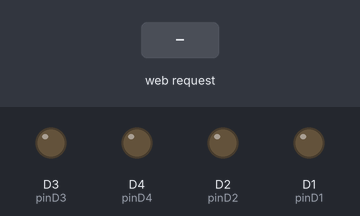
Simulated run of this sketch. Board: ESP8266 (Wemos D1 mini). On the bench: output pins drawn as LEDs (lit = HIGH). The test bench sets the inputs (shaded band). WiFi joins after 1.5 s; servers stay silent unless stated; what the sketch prints to the serial monitor is not drawn.

Above: at 2.7 s.
2.8 s: HTTP request GET /pinD1ON received
At 3.4 s:
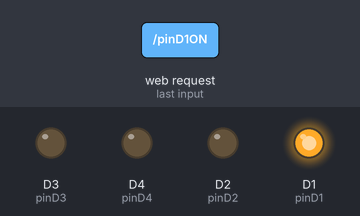
4.3 s: HTTP request GET /pinD2ON received
At 5.5 s:
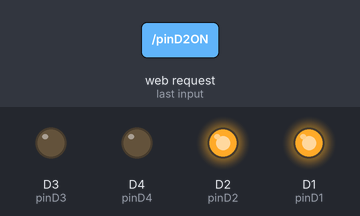
5.8 s: HTTP request GET /pinD1OFF received
At 6.8 s:
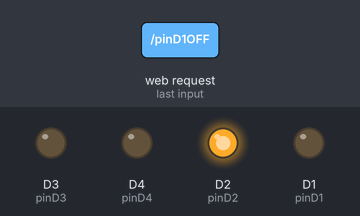
7.3 s: HTTP request GET /pinD3ON received
At 8.0 s:
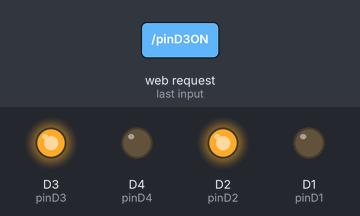
8.8 s: HTTP request GET /pinD2OFF received
At 9.2 s:
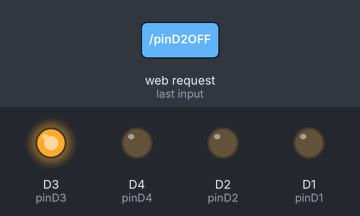
10.3 s: HTTP request GET /pinD4ON received
At 11.5 s:
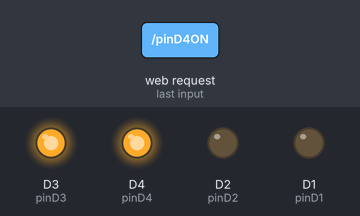
Timing chart, 0 to 12.8 s (numbered marks = the images above; inputs shaded):
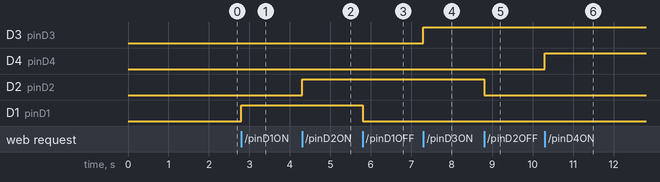

Measured:
- after the input at 2.8 s, D1 (pinD1): LOW → HIGH at once
- after the input at 4.3 s, D2 (pinD2): LOW → HIGH at once
- after the input at 5.8 s, D1 (pinD1): HIGH → LOW at once
- after the input at 7.3 s, D3 (pinD3): LOW → HIGH at once
- after the input at 8.8 s, D2 (pinD2): HIGH → LOW at once
- after the input at 10.3 s, D4 (pinD4): LOW → HIGH at once

The sketch:

wifiRemoteSocket.ino
```cpp
/****************************************

  Project created in November 2016.
  author: Tommac1

  This program allows to remote control of
  electrical devices through WiFi connection.
  WeMoS board programmed through Arudino IDE sets
  a webpage accessible from every other device connected
  to the wifi. Using GET Method, user sets output on pins
  which are connected to Relays' coils and open a short
  for devices.

****************************************/

#include <ESP8266WiFi.h>

#define pinD1 D1
#define pinD2 D2
#define pinD3 D3
#define pinD4 D4

// your wifi network preferences
const char* ssid = "ssid";
const char* password = "pass";

int pinD1state = 0, pinD2state = 0, pinD3state = 0, pinD4state = 0;

WiFiServer server(80);

void setup() {
  Serial.begin(115200);
  delay(10);

  pinMode(pinD1, OUTPUT);
  digitalWrite(pinD1, 0);

  pinMode(pinD2, OUTPUT);
  digitalWrite(pinD2, 0);

  pinMode(pinD3, OUTPUT);
  digitalWrite(pinD3, 0);

  pinMode(pinD4, OUTPUT);
  digitalWrite(pinD4,0);

  Serial.println();
  Serial.println();
  Serial.print("Connecting to ");
  Serial.println(ssid);

  WiFi.begin(ssid, password);

  while (WiFi.status() != WL_CONNECTED) {
    delay(500);
    Serial.print(".");
  }
  Serial.println("");
  Serial.println("WiFi connected");

  server.begin();
  Serial.println("Server started");

  Serial.println(WiFi.localIP());
}

void loop() {
  WiFiClient client = server.available();
  if (!client) {
    return;
  }

  Serial.println("new client");
  while(!client.available()){
    delay(1);
  }

  // read the get method
  String req = client.readStringUntil('\r');
  Serial.println(req);
  client.flush();

  if(req.indexOf("GET / HTTP/1.1") != -1)
    delay(1);
  else if (req.indexOf("/pinD1ON") != -1)
    pinD1state = 1;
  else if (req.indexOf("/pinD1OFF") != -1)
    pinD1state = 0;
  else if (req.indexOf("/pinD2ON") != -1)
    pinD2state = 1;
  else if (req.indexOf("/pinD2OFF") != -1)
    pinD2state = 0;
  else if(req.indexOf("/pinD3ON") != -1)
    pinD3state = 1;
  else if(req.indexOf("/pinD3OFF") != -1)
    pinD3state = 0;
  else if(req.indexOf("/pinD4ON") != -1)
    pinD4state = 1;
  else if(req.indexOf("/pinD4OFF") != -1)
    pinD4state = 0;
  else {
    Serial.println("invalid request");
    client.stop();
    return;
  }

  digitalWrite(pinD1, pinD1state);
  digitalWrite(pinD2, pinD2state);
  digitalWrite(pinD3, pinD3state);
  digitalWrite(pinD4, pinD4state);


  client.flush();

  // html + css of webpage
  String pageCode = "HTTP/1.1 200 OK\r\nContent-Type: text/html\r\n\r\n<!DOCTYPE HTML>\
<html lang='pl'>\
<head>\
<title>Czesc, przyjacielu!</title>\
<style>\
body {\
background-color: #333333;\
font-weight: bold;\
color: white;\
font-family: Arial;\
font-size: 15px;\
max-width: 400px;\
text-align: center;\
}\
a {\
color: white;\
}\
.gpio {\
border: 1px solid white;\
padding: 10px 20px 10px 20px;\
display: inline-block;\
}\
.gpioNum {\
margin: 5px;\
border: 1px solid white;\
float: left;\
width: 30px;\
height: 20px;\
vertical-align: middle;\
padding: 10px 20px 10px 20px;\
background: #0022ff;\
}\
.gpioStatus {\
margin: 5px;\
border: 1px solid white;\
float: left;\
padding: 10px 20px 10px 20px;\
width: 30px;\
height: 20px;\
vertical-align: middle;\
}\
.buttonON {\
margin: 5px;\
border: 1px solid white;\
background: #00ff11;\
padding: 10px 20px 10px 20px;\
width: 30px;\
height: 20px;\
float: left;\
vertical-align: middle;\
}\
.buttonOFF {\
margin: 5px;\
border: 1px solid white;\
background: #ff0000;\
padding: 10px 20px 10px 20px;\
width: 30px;\
height: 20px;\
float: left;\
}\
</style>\
</head>\
<body>\
<div id='main'>\
<div id='container'>\
<div class='gpio'>\
<div class='gpioNum'>\
D1\
</div>\
<div class='gpioStatus'>";
  pageCode += (pinD1state) ? "ON" : "OFF";
  pageCode += "</div>\
<a href='pinD1ON'>\
<div class='buttonON'>\
ON\
</div>\
</a>\
<a href='pinD1OFF'>\
<div class='buttonOFF'>\
OFF\
</div>\
</a>\
<div style='clear: both;'></div>\
</div>\
<div class='gpio'>\
<div class='gpioNum'>\
D2\
</div>\
<div class='gpioStatus'>";
  pageCode += (pinD2state) ? "ON" : "OFF";
  pageCode += "</div>\
<a href='pinD2ON'>\
<div class='buttonON'>\
ON\
</div>\
</a>\
<a href='pinD2OFF'>\
<div class='buttonOFF'>\
OFF\
</div>\
</a>\
<div style='clear: both;'></div>\
</div>\
<div class='gpio'>\
<div class='gpioNum'>\
D3\
</div>\
<div class='gpioStatus'>";
  pageCode += (pinD3state) ? "ON" : "OFF";
  pageCode += "</div>\
<a href='pinD3ON'>\
<div class='buttonON'>\
ON\
</div>\
</a>\
<a href='pinD3OFF'>\
<div class='buttonOFF'>\
OFF\
</div>\
</a>\
<div style='clear: both;'></div>\
</div>\
<div class='gpio'>\
<div class='gpioNum'>\
D4\
</div>\
<div class='gpioStatus'>";
  pageCode += (pinD4state) ? "ON" : "OFF";
  pageCode += "</div>\
<a href='pinD4ON'>\
<div class='buttonON'>\
ON\
</div>\
</a>\
<a href='pinD4OFF'>\
<div class='buttonOFF'>\
OFF\
</div>\
</a>\
<div style='clear: both;'></div>\
</div>\
</div>\
</div>\
</body>\
</html>";

  client.print(pageCode);
  delay(1);
  Serial.println("Client disonnected");
}
```
